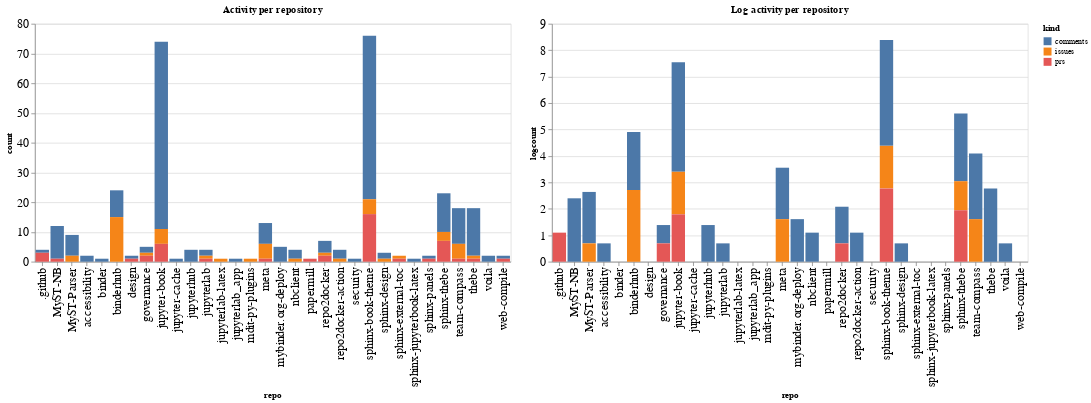

Source (notebook cell):
### Code cell
ch1 = alt.Chart(repo_summaries, width=600, title="Activity per repository").mark_bar().encode(
    x='repo',
    y='count',
    color='kind',
    tooltip="kind"
)

ch2 = alt.Chart(repo_summaries, width=600, title="Log activity per repository").mark_bar().encode(
    x='repo',
    y='logcount',
    color='kind',
    tooltip="kind"
)

ch1 | ch2

### Figure 1 — Vega-Lite specification as saved in the notebook (floating-point values rounded to 4 significant figures)
{"config": {"axisLeft": {"labelFontSize": 15}, "axisBottom": {"labelFontSize": 15}}, "hconcat": [{"mark": "bar", "encoding": {"color": {"type": "nominal", "field": "kind"}, "tooltip": {"type": "nominal", "field": "kind"}, "x": {"type": "nominal", "field": "repo"}, "y": {"type": "quantitative", "field": "count"}}, "title": "Activity per repository", "width": 600}, {"mark": "bar", "encoding": {"color": {"type": "nominal", "field": "kind"}, "tooltip": {"type": "nominal", "field": "kind"}, "x": {"type": "nominal", "field": "repo"}, "y": {"type": "quantitative", "field": "logcount"}}, "title": "Log activity per repository", "width": 600}], "data": {"name": "data-a467d1179a74c2c10ceb878c26a7f031"}, "$schema": "https://vega.github.io/schema/vega-lite/v4.8.1.json", "datasets": {"data-a467d1179a74c2c10ceb878c26a7f031": [{"repo": ".github", "kind": "comments", "count": 1, "logcount": 0.0}, {"repo": ".github", "kind": "prs", "count": 3, "logcount": 1.099}, {"repo": "MyST-NB", "kind": "comments", "count": 11, "logcount": 2.398}, {"repo": "MyST-NB", "kind": "prs", "count": 1, "logcount": 0.0}, {"repo": "MyST-Parser", "kind": "comments", "count": 7, "logcount": 1.946}, {"repo": "MyST-Parser", "kind": "issues", "count": 2, "logcount": 0.6931}, {"repo": "accessibility", "kind": "comments", "count": 2, "logcount": 0.6931}, {"repo": "binder", "kind": "comments", "count": 1, "logcount": 0.0}, {"repo": "binderhub", "kind": "comments", "count": 9, "logcount": 2.197}, {"repo": "binderhub", "kind": "issues", "count": 15, "logcount": 2.708}, {"repo": "design", "kind": "comments", "count": 1, "logcount": 0.0}, {"repo": "design", "kind": "prs", "count": 1, "logcount": 0.0}, {"repo": "governance", "kind": "comments", "count": 2, "logcount": 0.6931}, {"repo": "governance", "kind": "issues", "count": 1, "logcount": 0.0}, {"repo": "governance", "kind": "prs", "count": 2, "logcount": 0.6931}, {"repo": "jupyter-book", "kind": "comments", "count": 63, "logcount": 4.143}, {"repo": "jupyter-book", "kind": "issues", "count": 5, "logcount": 1.609}, {"repo": "jupyter-book", "kind": "prs", "count": 6, "logcount": 1.792}, {"repo": "jupyter-cache", "kind": "comments", "count": 1, "logcount": 0.0}, {"repo": "jupyterhub", "kind": "comments", "count": 4, "logcount": 1.386}, {"repo": "jupyterlab", "kind": "comments", "count": 2, "logcount": 0.6931}, {"repo": "jupyterlab", "kind": "issues", "count": 1, "logcount": 0.0}, {"repo": "jupyterlab", "kind": "prs", "count": 1, "logcount": 0.0}, {"repo": "jupyterlab-latex", "kind": "issues", "count": 1, "logcount": 0.0}, {"repo": "jupyterlab_app", "kind": "comments", "count": 1, "logcount": 0.0}, {"repo": "mdit-py-plugins", "kind": "issues", "count": 1, "logcount": 0.0}, {"repo": "meta", "kind": "comments", "count": 7, "logcount": 1.946}, {"repo": "meta", "kind": "issues", "count": 5, "logcount": 1.609}, {"repo": "meta", "kind": "prs", "count": 1, "logcount": 0.0}, {"repo": "mybinder.org-deploy", "kind": "comments", "count": 5, "logcount": 1.609}, {"repo": "nbclient", "kind": "comments", "count": 3, "logcount": 1.099}, {"repo": "nbclient", "kind": "issues", "count": 1, "logcount": 0.0}, {"repo": "papermill", "kind": "prs", "count": 1, "logcount": 0.0}, {"repo": "repo2docker", "kind": "comments", "count": 4, "logcount": 1.386}, {"repo": "repo2docker", "kind": "issues", "count": 1, "logcount": 0.0}, {"repo": "repo2docker", "kind": "prs", "count": 2, "logcount": 0.6931}, {"repo": "repo2docker-action", "kind": "comments", "count": 3, "logcount": 1.099}, {"repo": "repo2docker-action", "kind": "issues", "count": 1, "logcount": 0.0}, {"repo": "security", "kind": "comments", "count": 1, "logcount": 0.0}, {"repo": "sphinx-book-theme", "kind": "comments", "count": 55, "logcount": 4.007}, {"repo": "sphinx-book-theme", "kind": "issues", "count": 5, "logcount": 1.609}, {"repo": "sphinx-book-theme", "kind": "prs", "count": 16, "logcount": 2.773}, {"repo": "sphinx-design", "kind": "comments", "count": 2, "logcount": 0.6931}, {"repo": "sphinx-design", "kind": "issues", "count": 1, "logcount": 0.0}, {"repo": "sphinx-external-toc", "kind": "issues", "count": 1, "logcount": 0.0}, {"repo": "sphinx-external-toc", "kind": "prs", "count": 1, "logcount": 0.0}, {"repo": "sphinx-jupyterbook-latex", "kind": "comments", "count": 1, "logcount": 0.0}, {"repo": "sphinx-panels", "kind": "comments", "count": 1, "logcount": 0.0}, {"repo": "sphinx-panels", "kind": "prs", "count": 1, "logcount": 0.0}, {"repo": "sphinx-thebe", "kind": "comments", "count": 13, "logcount": 2.565}, {"repo": "sphinx-thebe", "kind": "issues", "count": 3, "logcount": 1.099}, {"repo": "sphinx-thebe", "kind": "prs", "count": 7, "logcount": 1.946}, {"repo": "team-compass", "kind": "comments", "count": 12, "logcount": 2.485}, {"repo": "team-compass", "kind": "issues", "count": 5, "logcount": 1.609}, {"repo": "team-compass", "kind": "prs", "count": 1, "logcount": 0.0}, {"repo": "thebe", "kind": "comments", "count": 16, "logcount": 2.773}, {"repo": "thebe", "kind": "issues", "count": 1, "logcount": 0.0}, {"repo": "thebe", "kind": "prs", "count": 1, "logcount": 0.0}, {"repo": "voila", "kind": "comments", "count": 2, "logcount": 0.6931}, {"repo": "web-compile", "kind": "comments", "count": 1, "logcount": 0.0}, {"repo": "web-compile", "kind": "prs", "count": 1, "logcount": 0.0}]}}
